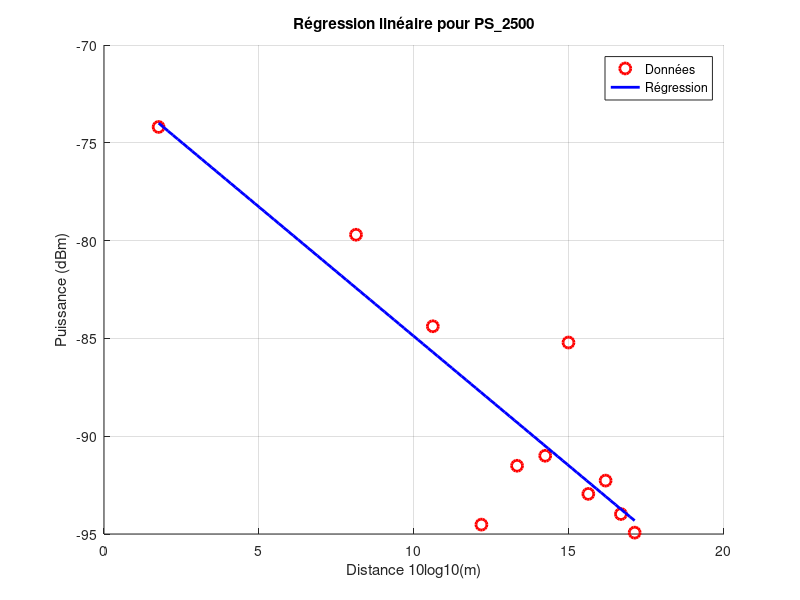
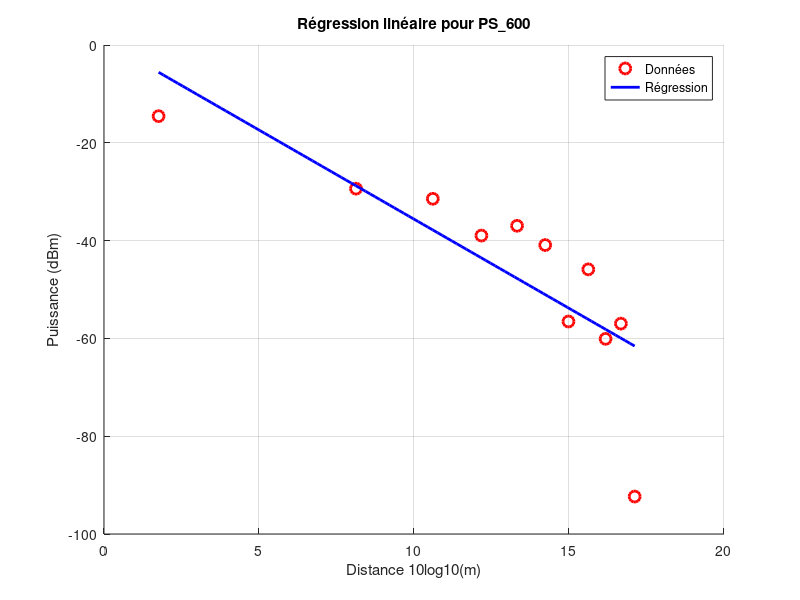

The MATLAB source for these figures, in order:
clc; clear; close all;

% Données
PS_600  = [4.45, -10.38, -12.45, -19.97, -17.97, -21.91, -37.54, -26.88, -41.09, -37.98, -73.34] - 19 ;
PS_2500 = [-55.19, -60.70, -65.38, -75.52, -72.51, -72, -66.21, -73.95, -73.27, -74.98, -75.93] - 19  ;
Distance = 10*log10(linspace(1.5, 51.5, 11));

%% Régression pour PS_2500 (méthode classique)
x = Distance;
y = PS_2500;

% Calcul des moyennes
x_mean = mean(x);
y_mean = mean(y);

% Calcul de beta1 et beta0
beta1 = sum((x - x_mean) .* (y - y_mean)) / sum((x - x_mean).^2);
beta0 = y_mean - beta1 * x_mean;

disp('Pour PS_2500 :');
disp(['  Pente (beta1) : ', num2str(beta1)]);
disp(['  Ordonnée à l’origine (beta0) : ', num2str(beta0)]);

% Génération des valeurs ajustées
x_reg = linspace(min(x), max(x), 100);
PS_2500_reg = beta0 + beta1 * x_reg;

% Affichage de la régression pour PS_2500
figure;
hold on;
plot(x, y, 'ro', 'MarkerSize', 8, 'LineWidth', 2);  % Données PS_2500
plot(x_reg, PS_2500_reg, 'b-', 'LineWidth', 2);        % Droite de régression
xlabel('Distance 10log10(m)');
ylabel('Puissance (dBm)');
title('Régression linéaire pour PS\_2500');
legend('Données', 'Régression');
grid on;
hold off;

%% Régression pour PS_600 (méthode classique)
x = Distance;
y = PS_600;

% Calcul des moyennes
x_mean = mean(x);
y_mean = mean(y);

% Calcul de beta1 et beta0
beta1 = sum((x - x_mean) .* (y - y_mean)) / sum((x - x_mean).^2);
beta0 = y_mean - beta1 * x_mean;

disp(' ');
disp('Pour PS_600 :');
disp(['  Pente (beta1) : ', num2str(beta1)]);
disp(['  Ordonnée à l’origine (beta0) : ', num2str(beta0)]);

% Génération des valeurs ajustées
PS_600_reg = beta0 + beta1 * x_reg;

% Affichage de la régression pour PS_600
figure;
hold on;
plot(x, y, 'ro', 'MarkerSize', 8, 'LineWidth', 2);  % Données PS_600
plot(x_reg, PS_600_reg, 'b-', 'LineWidth', 2);        % Droite de régression
xlabel('Distance 10log10(m)');
ylabel('Puissance (dBm)');
title('Régression linéaire pour PS\_600');
legend('Données', 'Régression');
grid on;
hold off;
